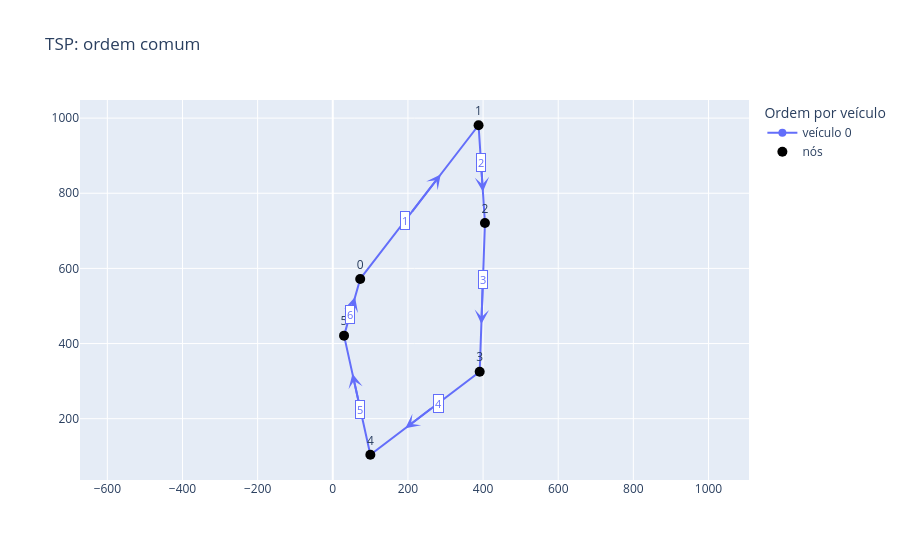
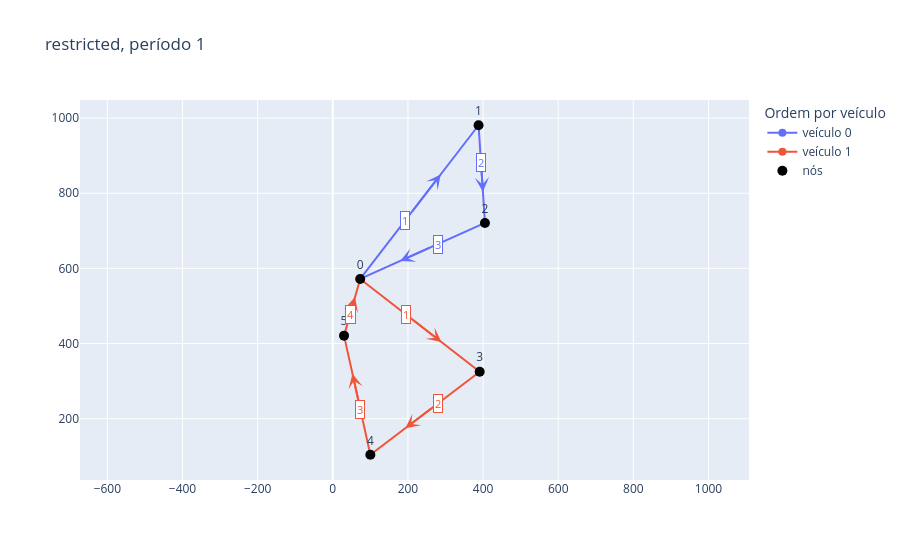

Notebook source saved alongside these figures, in order:
### Markdown cell above
## TSP, visitas, rotas e cargas

A ordem do TSP é comum aos produtos, veículos e períodos. A tabela de rotas mostra subsequências na etapa restrita e sequências livres na melhoria.
Escolha `STAGE` e `PERIOD` para inspeção. Os gráficos usam as coordenadas da instância; sem coordenadas, empregam uma disposição circular apenas para visualização, sem alterar custos.

### Code cell
def plot_routes(routes, title):
    coord = data.get('coordXY')
    if coord:
        x, y = np.asarray(coord['x']), np.asarray(coord['y'])
    else:
        angle = np.linspace(0, 2 * np.pi, problem.i, endpoint=False)
        x, y = np.cos(angle), np.sin(angle)

    fig = go.Figure()
    palette = px.colors.qualitative.Plotly
    for vehicle, route in enumerate(routes):
        if not route:
            continue
        nodes = [0, *route, 0]
        color = palette[vehicle % len(palette)]
        fig.add_trace(
            go.Scatter(
                x=x[nodes],
                y=y[nodes],
                mode='lines+markers',
                line={'color': color, 'width': 2},
                marker={'size': 8},
                name=f'veículo {vehicle}',
                text=[f'parada {step}: nó {node}' for step, node in enumerate(nodes)],
                hovertemplate='%{text}<extra>%{fullData.name}</extra>',
            )
        )
        for step, (origin, destination) in enumerate(zip(nodes, nodes[1:]), start=1):
            dx, dy = x[destination] - x[origin], y[destination] - y[origin]
            # A seta aponta no sentido percorrido; o número identifica a perna da rota.
            fig.add_annotation(
                x=x[origin] + 0.68 * dx,
                y=y[origin] + 0.68 * dy,
                ax=x[origin] + 0.43 * dx,
                ay=y[origin] + 0.43 * dy,
                xref='x', yref='y', axref='x', ayref='y',
                text='', showarrow=True, arrowhead=3, arrowsize=1.2,
                arrowwidth=2, arrowcolor=color,
            )
            fig.add_annotation(
                x=x[origin] + 0.38 * dx,
                y=y[origin] + 0.38 * dy,
                text=str(step), showarrow=False,
                font={'color': color, 'size': 11},
                bgcolor='white', bordercolor=color, borderwidth=1,
            )

    fig.add_trace(
        go.Scatter(
            x=x, y=y, mode='markers+text', text=list(range(problem.i)),
            textposition='top center', name='nós',
            marker={'color': 'black', 'size': 10},
        )
    )
    fig.update_layout(
        title=title,
        yaxis_scaleanchor='x',
        annotations=fig.layout.annotations,
        legend_title_text='Ordem por veículo',
    )
    return fig

u = restore('tsp','u')
assert np.allclose(u,np.rint(u))
assert all(u[a,b] == 1 for a,b in zip(pi,pi[1:]) if a != b)
plot_routes([pi[1:-1]],'TSP: ordem comum').show()
route_records = []
for stage,state in states.items():
    try:
        for t,period in enumerate(routes_from_z(state['Z'])):
            for v,route in enumerate(period):
                route_records.append({'stage':stage,'t':t,'v':v,'route':[0,*route,0] if route else [],
                                      'sequence':' → '.join(map(str,[0,*route,0])) if route else '',
                                      'delivered':float(state['Q'][:,v,:,t].sum())})
    except ValueError as error:
        print(stage,'Falha de conectividade:',error)
display(pd.DataFrame(route_records))

STAGE = next(iter(states),None)  # Ajuste para restricted, route_improvement ou final.
PERIOD = 1
if STAGE:
    state = states[STAGE]
    routes = routes_from_z(state['Z'])[PERIOD]
    plot_routes(routes,f'{STAGE}, período {PERIOD}').show()
    rows = []
    for v,route in enumerate(routes):
        for i,k in zip([0,*route],[*route,0]) if route else []:
            rows.append({'v':v,'i':i,'k':k,'Z':state['Z'][v,i,k,PERIOD],
                         'carga_por_produto':state['R'][:,v,i,k,PERIOD].tolist(),
                         'carga_total':state['R'][:,v,i,k,PERIOD].sum()})
    display(pd.DataFrame(rows))

### Figure 1 — Plotly figure (JSON) as saved in the notebook; plotly's stock layout.template omitted (floating-point values rounded to 4 significant figures)
{"data": [{"hovertemplate": "%{text}<extra>%{fullData.name}</extra>", "line": {"color": "#636EFA", "width": 2}, "marker": {"size": 8}, "mode": "lines+markers", "name": "veículo 0", "text": ["parada 0: nó 0", "parada 1: nó 1", "parada 2: nó 2", "parada 3: nó 3", "parada 4: nó 4", "parada 5: nó 5", "parada 6: nó 0"], "type": "scatter", "x": [73, 388, 405, 391, 100, 30, 73], "y": [572, 981, 721, 325, 104, 421, 572]}, {"marker": {"color": "black", "size": 10}, "mode": "markers+text", "name": "nós", "text": ["0", "1", "2", "3", "4", "5"], "textposition": "top center", "type": "scatter", "x": [73, 388, 405, 391, 100, 30], "y": [572, 981, 721, 325, 104, 421]}], "layout": {"annotations": [{"arrowcolor": "#636EFA", "arrowhead": 3, "arrowsize": 1.2, "arrowwidth": 2, "ax": 208.4, "axref": "x", "ay": 747.9, "ayref": "y", "showarrow": true, "text": "", "x": 287.2, "xref": "x", "y": 850.1, "yref": "y"}, {"bgcolor": "white", "bordercolor": "#636EFA", "borderwidth": 1, "font": {"color": "#636EFA", "size": 11}, "showarrow": false, "text": "1", "x": 192.7, "y": 727.4}, {"arrowcolor": "#636EFA", "arrowhead": 3, "arrowsize": 1.2, "arrowwidth": 2, "ax": 395.3, "axref": "x", "ay": 869.2, "ayref": "y", "showarrow": true, "text": "", "x": 399.6, "xref": "x", "y": 804.2, "yref": "y"}, {"bgcolor": "white", "bordercolor": "#636EFA", "borderwidth": 1, "font": {"color": "#636EFA", "size": 11}, "showarrow": false, "text": "2", "x": 394.5, "y": 882.2}, {"arrowcolor": "#636EFA", "arrowhead": 3, "arrowsize": 1.2, "arrowwidth": 2, "ax": 399.0, "axref": "x", "ay": 550.7, "ayref": "y", "showarrow": true, "text": "", "x": 395.5, "xref": "x", "y": 451.7, "yref": "y"}, {"bgcolor": "white", "bordercolor": "#636EFA", "borderwidth": 1, "font": {"color": "#636EFA", "size": 11}, "showarrow": false, "text": "3", "x": 399.7, "y": 570.5}, {"arrowcolor": "#636EFA", "arrowhead": 3, "arrowsize": 1.2, "arrowwidth": 2, "ax": 265.9, "axref": "x", "ay": 230.0, "ayref": "y", "showarrow": true, "text": "", "x": 193.1, "xref": "x", "y": 174.7, "yref": "y"}, {"bgcolor": "white", "bordercolor": "#636EFA", "borderwidth": 1, "font": {"color": "#636EFA", "size": 11}, "showarrow": false, "text": "4", "x": 280.4, "y": 241.0}, {"arrowcolor": "#636EFA", "arrowhead": 3, "arrowsize": 1.2, "arrowwidth": 2, "ax": 69.9, "axref": "x", "ay": 240.3, "ayref": "y", "showarrow": true, "text": "", "x": 52.4, "xref": "x", "y": 319.6, "yref": "y"}, {"bgcolor": "white", "bordercolor": "#636EFA", "borderwidth": 1, "font": {"color": "#636EFA", "size": 11}, "showarrow": false, "text": "5", "x": 73.4, "y": 224.5}, {"arrowcolor": "#636EFA", "arrowhead": 3, "arrowsize": 1.2, "arrowwidth": 2, "ax": 48.49, "axref": "x", "ay": 485.9, "ayref": "y", "showarrow": true, "text": "", "x": 59.24, "xref": "x", "y": 523.7, "yref": "y"}, {"bgcolor": "white", "bordercolor": "#636EFA", "borderwidth": 1, "font": {"color": "#636EFA", "size": 11}, "showarrow": false, "text": "6", "x": 46.34, "y": 478.4}], "legend": {"title": {"text": "Ordem por veículo"}}, "title": {"text": "TSP: ordem comum"}, "yaxis": {"scaleanchor": "x"}}}

### Figure 2 — Plotly figure (JSON) as saved in the notebook; plotly's stock layout.template omitted (floating-point values rounded to 4 significant figures)
{"data": [{"hovertemplate": "%{text}<extra>%{fullData.name}</extra>", "line": {"color": "#636EFA", "width": 2}, "marker": {"size": 8}, "mode": "lines+markers", "name": "veículo 0", "text": ["parada 0: nó 0", "parada 1: nó 1", "parada 2: nó 2", "parada 3: nó 0"], "type": "scatter", "x": [73, 388, 405, 73], "y": [572, 981, 721, 572]}, {"hovertemplate": "%{text}<extra>%{fullData.name}</extra>", "line": {"color": "#EF553B", "width": 2}, "marker": {"size": 8}, "mode": "lines+markers", "name": "veículo 1", "text": ["parada 0: nó 0", "parada 1: nó 3", "parada 2: nó 4", "parada 3: nó 5", "parada 4: nó 0"], "type": "scatter", "x": [73, 391, 100, 30, 73], "y": [572, 325, 104, 421, 572]}, {"marker": {"color": "black", "size": 10}, "mode": "markers+text", "name": "nós", "text": ["0", "1", "2", "3", "4", "5"], "textposition": "top center", "type": "scatter", "x": [73, 388, 405, 391, 100, 30], "y": [572, 981, 721, 325, 104, 421]}], "layout": {"annotations": [{"arrowcolor": "#636EFA", "arrowhead": 3, "arrowsize": 1.2, "arrowwidth": 2, "ax": 208.4, "axref": "x", "ay": 747.9, "ayref": "y", "showarrow": true, "text": "", "x": 287.2, "xref": "x", "y": 850.1, "yref": "y"}, {"bgcolor": "white", "bordercolor": "#636EFA", "borderwidth": 1, "font": {"color": "#636EFA", "size": 11}, "showarrow": false, "text": "1", "x": 192.7, "y": 727.4}, {"arrowcolor": "#636EFA", "arrowhead": 3, "arrowsize": 1.2, "arrowwidth": 2, "ax": 395.3, "axref": "x", "ay": 869.2, "ayref": "y", "showarrow": true, "text": "", "x": 399.6, "xref": "x", "y": 804.2, "yref": "y"}, {"bgcolor": "white", "bordercolor": "#636EFA", "borderwidth": 1, "font": {"color": "#636EFA", "size": 11}, "showarrow": false, "text": "2", "x": 394.5, "y": 882.2}, {"arrowcolor": "#636EFA", "arrowhead": 3, "arrowsize": 1.2, "arrowwidth": 2, "ax": 262.2, "axref": "x", "ay": 656.9, "ayref": "y", "showarrow": true, "text": "", "x": 179.2, "xref": "x", "y": 619.7, "yref": "y"}, {"bgcolor": "white", "bordercolor": "#636EFA", "borderwidth": 1, "font": {"color": "#636EFA", "size": 11}, "showarrow": false, "text": "3", "x": 278.8, "y": 664.4}, {"arrowcolor": "#EF553B", "arrowhead": 3, "arrowsize": 1.2, "arrowwidth": 2, "ax": 209.7, "axref": "x", "ay": 465.8, "ayref": "y", "showarrow": true, "text": "", "x": 289.2, "xref": "x", "y": 404.0, "yref": "y"}, {"bgcolor": "white", "bordercolor": "#EF553B", "borderwidth": 1, "font": {"color": "#EF553B", "size": 11}, "showarrow": false, "text": "1", "x": 193.8, "y": 478.1}, {"arrowcolor": "#EF553B", "arrowhead": 3, "arrowsize": 1.2, "arrowwidth": 2, "ax": 265.9, "axref": "x", "ay": 230.0, "ayref": "y", "showarrow": true, "text": "", "x": 193.1, "xref": "x", "y": 174.7, "yref": "y"}, {"bgcolor": "white", "bordercolor": "#EF553B", "borderwidth": 1, "font": {"color": "#EF553B", "size": 11}, "showarrow": false, "text": "2", "x": 280.4, "y": 241.0}, {"arrowcolor": "#EF553B", "arrowhead": 3, "arrowsize": 1.2, "arrowwidth": 2, "ax": 69.9, "axref": "x", "ay": 240.3, "ayref": "y", "showarrow": true, "text": "", "x": 52.4, "xref": "x", "y": 319.6, "yref": "y"}, {"bgcolor": "white", "bordercolor": "#EF553B", "borderwidth": 1, "font": {"color": "#EF553B", "size": 11}, "showarrow": false, "text": "3", "x": 73.4, "y": 224.5}, {"arrowcolor": "#EF553B", "arrowhead": 3, "arrowsize": 1.2, "arrowwidth": 2, "ax": 48.49, "axref": "x", "ay": 485.9, "ayref": "y", "showarrow": true, "text": "", "x": 59.24, "xref": "x", "y": 523.7, "yref": "y"}, {"bgcolor": "white", "bordercolor": "#EF553B", "borderwidth": 1, "font": {"color": "#EF553B", "size": 11}, "showarrow": false, "text": "4", "x": 46.34, "y": 478.4}], "legend": {"title": {"text": "Ordem por veículo"}}, "title": {"text": "restricted, período 1"}, "yaxis": {"scaleanchor": "x"}}}
